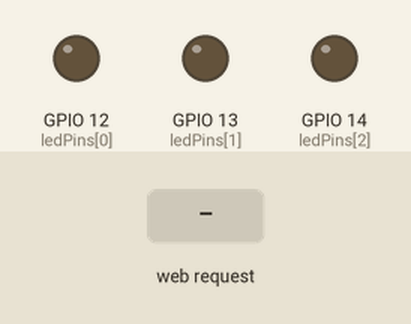
Recording of a sketch running on a simulated ESP32. Shown: output pins drawn as LEDs (lit = HIGH). The inputs (shaded band) are chosen by the test bench. WiFi joins after 1.5 s; servers stay silent unless stated; what the sketch prints to the serial monitor is not drawn.

Above: at 2.7 s.
2.8 s: HTTP request GET /led1 received
At 3.6 s:
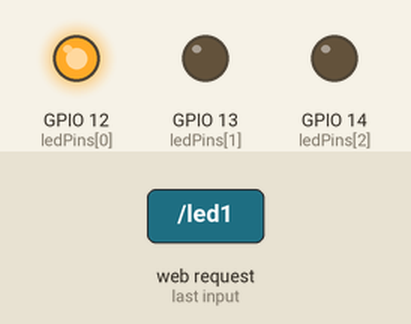
4.3 s: HTTP request GET /doorlock received
At 4.7 s:
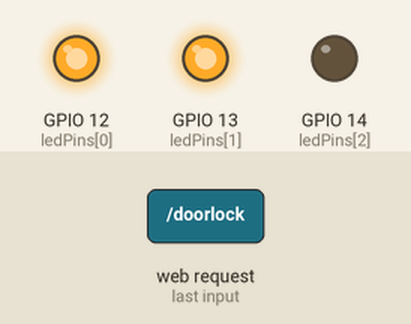
5.8 s: HTTP request GET /led3 received
At 7.0 s:
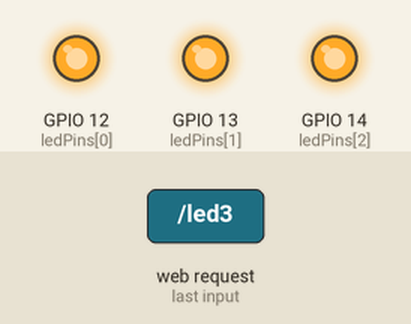
7.3 s: HTTP request GET /led1 received
At 8.2 s:
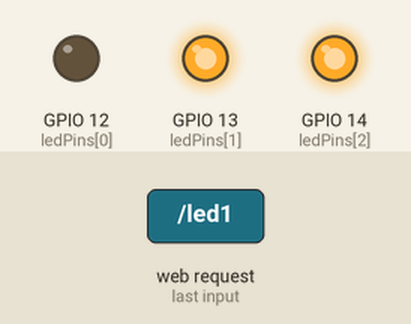
8.8 s: HTTP request GET /doorlock received
At 9.4 s:
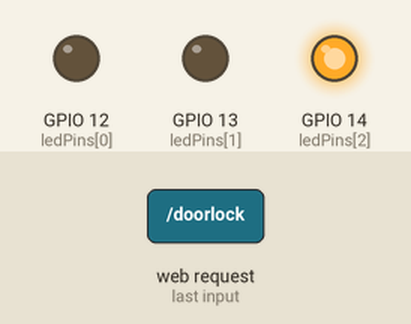
Timing chart, 0 to 11.3 s (numbered marks = the images above; inputs shaded):
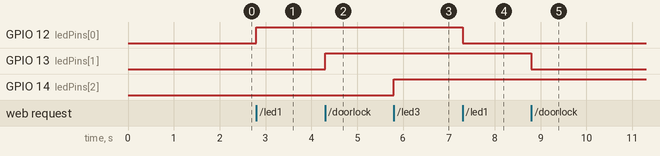

The sketch:

FinalCode.ino
```cpp
#include <WiFi.h>
#include <WebServer.h>

// Replace with your Wi-Fi credentials
const char* ssid = "Mayank's A15";
const char* password = "1234567890";

// LED GPIOs
const int ledPins[] = {12, 13, 14};

// Create web server on port 80
WebServer server(80);

// LED states
bool ledStates[] = {false, false, false};

String generateHTML() {
  String html = R"rawliteral(
    <!DOCTYPE html>
    <html>
    <head>
      <meta charset='utf-8'>
      <title>ESP32 LED Control</title>
      <style>
        body {
          background: linear-gradient(135deg, #74ebd5 0%, #ACB6E5 100%);
          font-family: 'Segoe UI', Arial, sans-serif;
          color: #222;
          text-align: center;
          margin: 0;
          padding: 0;
        }
        h2 {
          margin-top: 40px;
          color: #333;
          letter-spacing: 2px;
        }
        .led-container {
          display: flex;
          justify-content: center;
          gap: 40px;
          margin-top: 40px;
        }
        .led-card {
          background: #fff;
          border-radius: 20px;
          box-shadow: 0 4px 16px rgba(0,0,0,0.12);
          padding: 30px 40px;
          min-width: 200px;
          transition: transform 0.2s;
        }
        .led-card:hover {
          transform: translateY(-8px) scale(1.03);
        }
        .led-status {
          font-size: 1.3em;
          margin-bottom: 18px;
        }
        .led-on {
          color: #27ae60;
          font-weight: bold;
        }
        .led-off {
          color: #c0392b;
          font-weight: bold;
        }
        button {
          font-size: 22px;
          padding: 12px 28px;
          border: none;
          border-radius: 8px;
          background: linear-gradient(90deg, #36d1c4 0%, #5b86e5 100%);
          color: #fff;
          cursor: pointer;
          box-shadow: 0 2px 8px rgba(44,62,80,0.12);
          transition: background 0.2s, transform 0.2s;
        }
        button:hover {
          background: linear-gradient(90deg, #5b86e5 0%, #36d1c4 100%);
          transform: scale(1.07);
        }
      </style>
      <script>
        function toggleLED(idx) {
          let url = '/led' + (idx+1);
          if(idx === 1) url = '/doorlock';
          fetch(url)
            .then(response => response.text())
            .then(html => {
              document.open();
              document.write(html);
              document.close();
            });
        }
      </script>
    </head>
    <body>
      <h2>ESP32 LED Control Panel</h2>
      <div class='led-container'>
  )rawliteral";

  for (int i = 0; i < 3; i++) {
    html += "<div class='led-card'>";
    html += "<div class='led-status ";
    if (i == 1) {
      // Door lock status
      html += ledStates[i] ? "led-on'>LOCKED" : "led-off'>UNLOCKED";
    } else {
      html += ledStates[i] ? "led-on'>ON" : "led-off'>OFF";
    }
    html += "</div>";
    if (i == 1) {
      html += "<div style='margin-bottom:12px;font-weight:bold;font-size:1.1em;'>DOOR LOCK</div>";
      html += "<button style='background:linear-gradient(90deg,#ff512f 0%,#dd2476 100%);font-size:24px;' onclick='toggleLED(" + String(i) + ")'>";
      html += ledStates[i] ? "Unlock Door" : "Lock Door";
      html += "</button>";
    } else {
      html += "<div style='margin-bottom:12px;'>LED " + String(i+1) + "</div>";
      html += "<button onclick='toggleLED(" + String(i) + ")'>Toggle LED " + String(i+1) + "</button>";
    }
    html += "</div>";
  }

  html += R"rawliteral(
      </div>
      <div style='margin-top:40px;color:#888;font-size:0.95em;'>ESP32 Web Server &copy; 2025</div>
    </body>
    </html>
  )rawliteral";
  return html;
}

void handleRoot() {
  server.send(200, "text/html", generateHTML());
}
void toggleLED(int index) {
  ledStates[index] = !ledStates[index];
  digitalWrite(ledPins[index], ledStates[index] ? HIGH : LOW);
  server.send(200, "text/html", generateHTML());
}
void setup() {
  Serial.begin(115200);

  // Set LED pins as output
  for (int i = 0; i < 3; i++) {
    pinMode(ledPins[i], OUTPUT);
    digitalWrite(ledPins[i], LOW);
  }

  // Connect to Wi-Fi
  WiFi.begin(ssid, password);
  Serial.print("Connecting to WiFi");
  while (WiFi.status() != WL_CONNECTED) {
    delay(500);
    Serial.print(".");
  }
  Serial.println("\nConnected! IP address: ");
  Serial.println(WiFi.localIP());
  // Set up server routes
  server.on("/", handleRoot);
  server.on("/led1", []() { toggleLED(0); });      // LED 1
  server.on("/doorlock", []() { toggleLED(1); });  // Door Lock (was led2)
  server.on("/led3", []() { toggleLED(2); });      // LED 3

  server.begin();
  Serial.println("Server started");
}
void loop() {
  server.handleClient();
}
```

Measured:
- after the input at 2.8 s, GPIO 12 (ledPins[0]): LOW → HIGH at once
- after the input at 4.3 s, GPIO 13 (ledPins[1]): LOW → HIGH at once
- after the input at 5.8 s, GPIO 14 (ledPins[2]): LOW → HIGH at once
- after the input at 7.3 s, GPIO 12 (ledPins[0]): HIGH → LOW at once
- after the input at 8.8 s, GPIO 13 (ledPins[1]): HIGH → LOW at once
